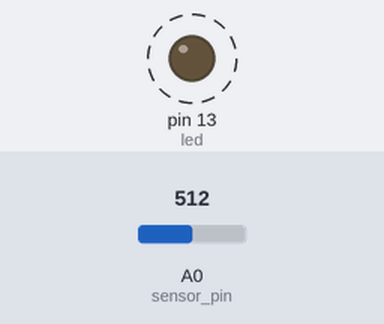
The sketch below on a simulated Arduino Uno, built with avr-gcc and run on an emulated ATmega328P. On the bench: output pins drawn as LEDs (lit = HIGH). Dashed ring = blinking. The inputs (shaded band) are chosen by the test bench; at power-on: A0 (sensor_pin) = 512.

Above: at 1.8 s.
1.9 s: A0 (sensor_pin) set to 0
At 2.5 s:
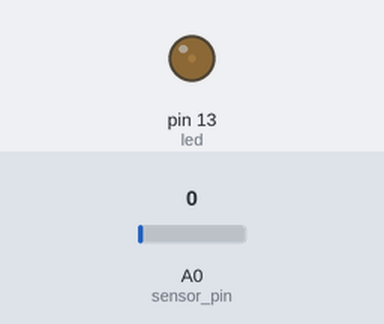
3.6 s: A0 (sensor_pin) set to 122
At 3.9 s:
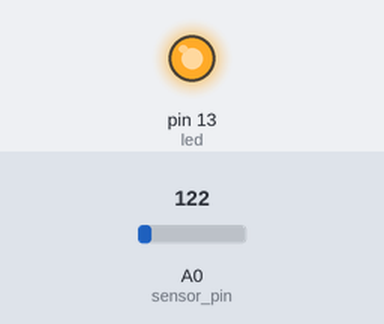
Timing chart, 0 to 13.1 s (numbered marks = the images above; inputs shaded):
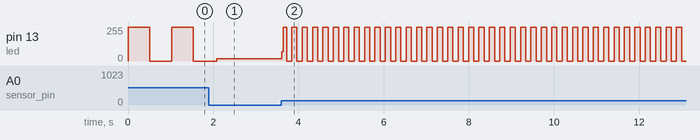

The sketch:

AnalogInput.ino
```cpp
int sensor_pin = A0, sensor_value = 0;
const int led = 13;

void setup(void)
{
    pinMode(led, OUTPUT);
}

void loop(void)
{
    sensor_value = analogRead(sensor_pin);
    digitalWrite(led, HIGH);
    delay(sensor_value);
    digitalWrite(led, LOW);
    delay(sensor_value);
}
```

Measured:
- after the input at 3.6 s, pin 13 (led): 16/255 → 68/255 at once, then moves between 0/255 and 255/255, repeating every 0.24 s
- by itself, pin 13 (led): alternates 255/255 for 0.51 s and 0/255 for 0.51 s
